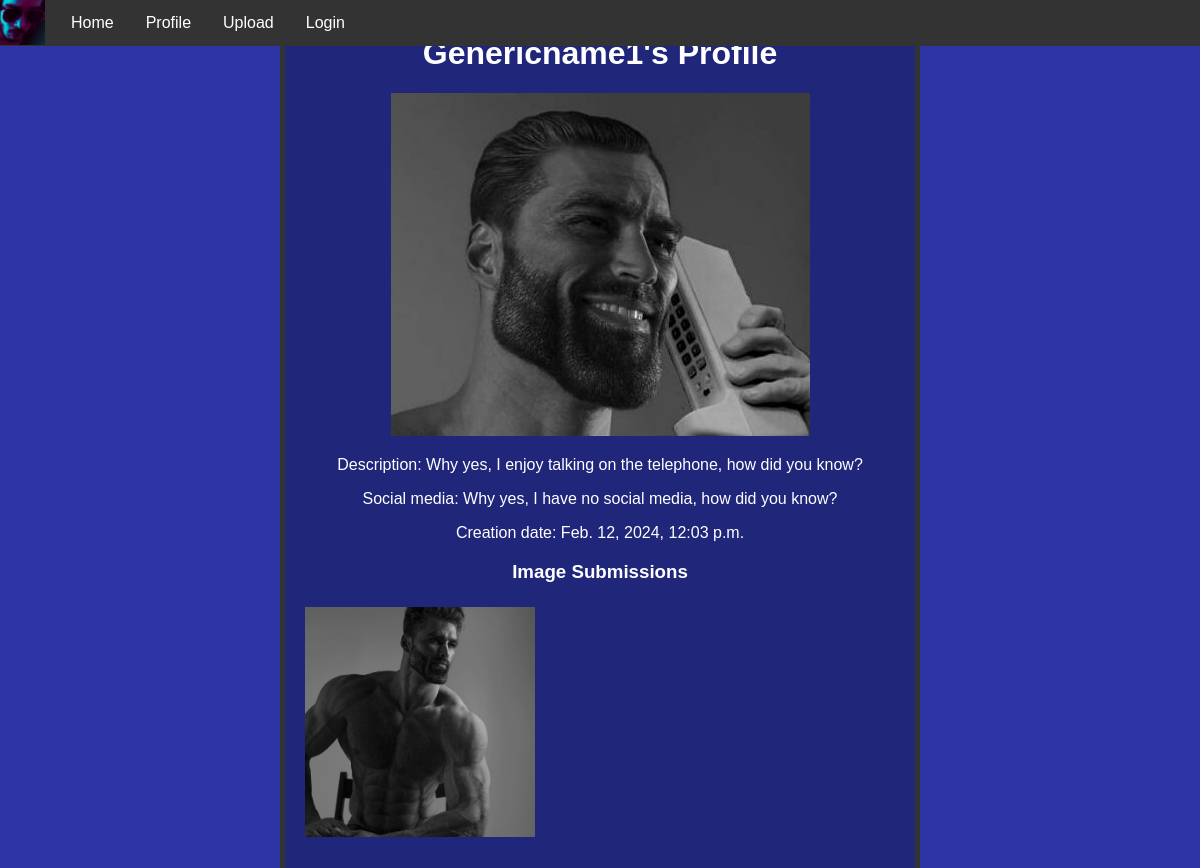
The page /profile/Genericname1/ on the database its author committed.
### PhotoApp/models.py (models this page shows)
class UserProfile(models.Model):
    user = models.OneToOneField(User, on_delete=models.CASCADE)
    profile_image = models.ImageField(upload_to='profile_images/', blank=True, default="images/defaultimg.png")
    creation_date = models.DateTimeField(auto_now_add=True)
    short_description = models.TextField(max_length=255)
    social_links = models.TextField(blank=True)

class ImageSubmission(models.Model):
    user = models.ForeignKey(UserProfile, on_delete=models.CASCADE)
    image = models.ImageField(upload_to='image_submissions/')
    creation_date = models.DateTimeField(auto_now_add=True)
    description = models.TextField()

### PhotoApp/views.py (the view)
# urls.py: path('profile/<str:username>/', detail_profile_view, name='detail_profile'),
def detail_profile_view(request, username):
    user_profile = get_object_or_404(UserProfile, user__username=username)
    context = {
        'user_profile': user_profile,
    }
    return render(request, 'PhotoApp/profiledetail.html', context)

### PhotoApp/templates/PhotoApp/profiledetail.html (shortened to what this page needs)
{% extends 'PhotoApp/base.html' %}
{% block content %}
    <div class="center-content">
        <h1>Profile</h1>
        <h1>{{ user_profile.user.username }}'s Profile</h1>
        <img src="{{ user_profile.profile_image.url }}">
        <p>Description: {{ user_profile.short_description }}</p>
        <p>Social media: {{ user_profile.social_links }}</p>
        <p>Creation date: {{ user_profile.creation_date }}</p>
        <h3>Image Submissions</h3>
        <ul class = "grid-ul">
            {% for submission in user_profile.imagesubmission_set.all %}
            <li class = "grid-li">
              <div class="square-image-container">
              <a href="{% url 'image_submission_detail' submission.id %}">
                <img src="{{ submission.image.url }}" alt="{{ submission.title }}" class="submission-image">
              </a>
            </div>
            </li>
          {% endfor %}
        </ul>
    </div>
{% endblock %}

### PhotoApp/templates/PhotoApp/base.html (style rules this page uses)
ul { list-style: none; padding: 0; }
body { background-color: #2D34A3; color: white; font-family: Arial, sans-serif; display: flex; flex-direction: column; align-items: center; justify-content: center; height: 100vh; margin: 0; }
div { min-width: 50%; background-color: #20267a; border-radius: 20px; }
h1, h2 { font-weight: bold; }
a:link:not(nav a) { color: cyan; }
.submission-image { object-fit: cover; width: 230px; height: 230px; }
.center-content { text-align: center; margin-top: 50px; }
.grid-ul { display: flex; flex-wrap: wrap; justify-content: space-between; }
.grid-li { flex-basis: calc(25% - 2%); margin-bottom: 2%; padding: 5px; }

### rows shown on the page
UserProfile: user.username "Genericname1", profile_image (picture), short_description "Why yes, I enjoy talking on the telephone, how did you know?", social_links "Why yes, I have no social media, how did you know?", creation_date "Feb. 12, 2024, 12:03 p.m."
ImageSubmission: image (picture)
